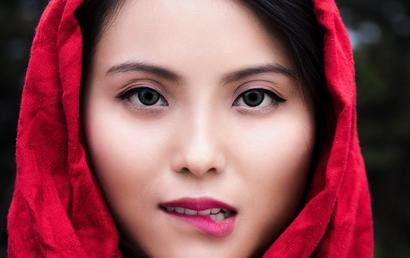
#> input picture data/girl3.jpg, 410 x 258 px
$ python K-means-compress-image.py
#> lines starting #> are read from the running program, lines starting #| are printed output that depends on the picture
#!/usr/bin/env python3
# -*- coding: utf-8 -*-
"""
Created on Fri Sep  7 17:43:26 2018

@author: sanghuynh
"""

import matplotlib.image as mpimg
import matplotlib.pyplot as plt
import numpy as np
from sklearn.cluster import KMeans

img = mpimg.imread('./data/girl3.jpg')
#> img is the input picture: shape (258, 410, 3); mean R, G, B 143.1, 77.3, 84.3
plt.imshow(img)
imgplot = plt.imshow(img)
plt.axis('off')
plt.show()
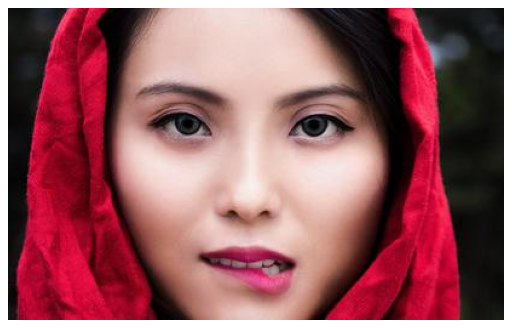
#> figure drawn by matplotlib, 1 panel

print(img.shape)
#| (258, 410, 3)
X = img.reshape((img.shape[0]*img.shape[1], img.shape[2]))
print(X)
#> (printed output is left out)
K = 5

def kmeans_init_centroids(X, k):
    # randomly pick k rows of X as initial centroids
    return X[np.random.choice(X.shape[0], k, replace=False)]

def assign_label(X, centroids):
    D = cdist(X, centroids)
    return np.argmin(D, axis = 1)

def kmeans_update_centroids(X, labels, K):
    centroids = np.zeros((K, X.shape[1]))
    for k in range(K):
        # collect all points that are assigned to the k-th cluster
        Xk = X[labels == k, :]
        centroids[k,:] = np.mean(Xk, axis = 0) # then take average
    return centroids

def has_converged(centroids, new_centroids):
    # return True if two sets of centroids are the same
    return (set([tuple(a) for a in centroids]) ==
        set([tuple(a) for a in new_centroids]))

def kmeans_cluster(X, K):
#> called with X = array of shape (105780, 3), K = 5
    labels = []
    centroids = [kmeans_init_centroids(X, K)]
    it = 0
    while True:
        labels.append(kmeans_assign_labels(X, centroids[-1]))
        newCentroids = kmeans_update_centroids(X, labels[-1], K)
        if has_converged(centroids[-1], newCentroids):
            break
        centroids.append(newCentroids)
        it += 1
#> after the loop, centroids = 1 item; it = 0; labels = []
    return (centroids, labels, it)

#> (the run stopped early here; a loop or call above may not have finished)
